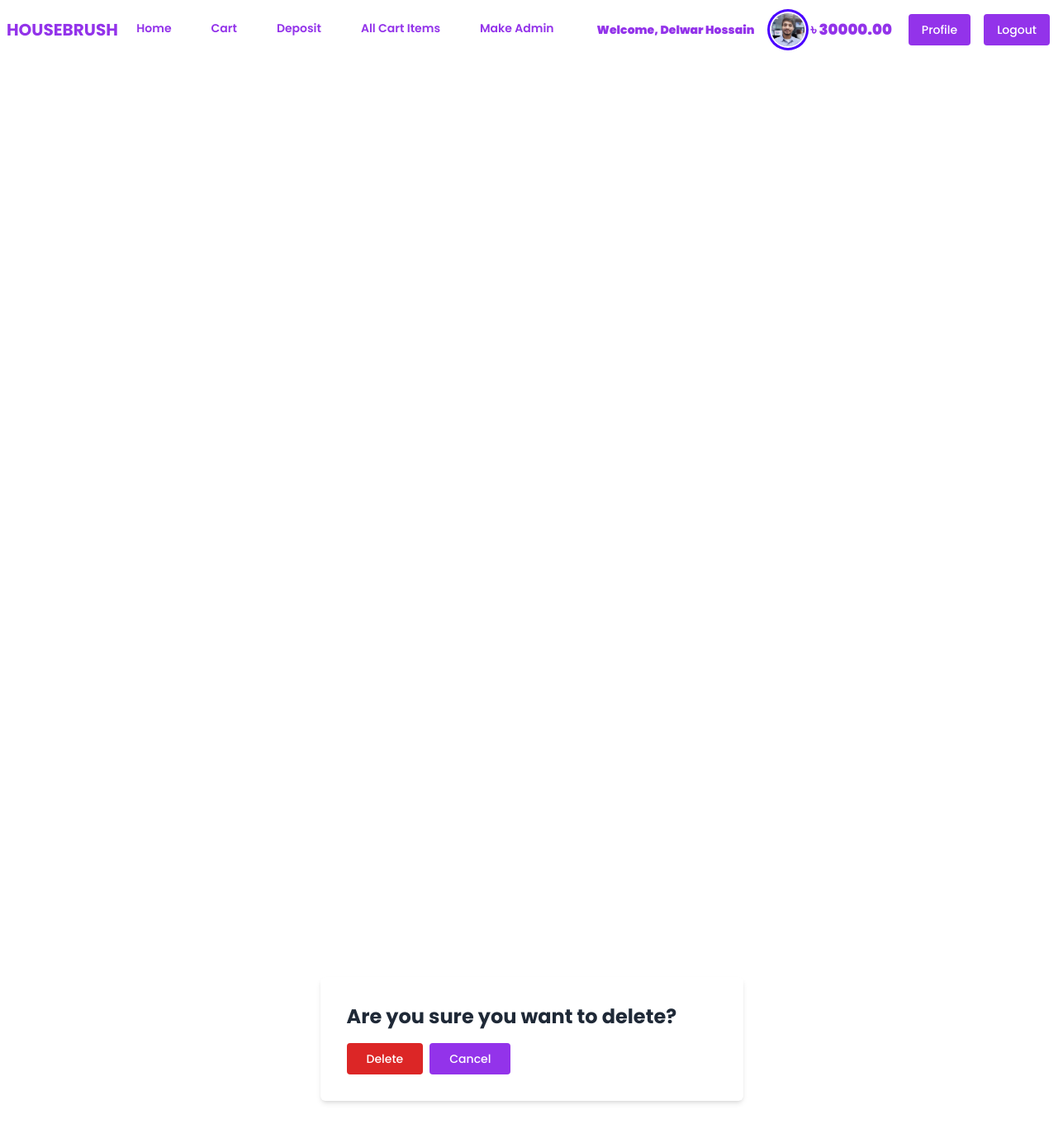
/services/service/27/cancel_service/ (signed in), run on the app's committed database.
### account/models.py (models this page shows, shortened)
class UserAccount(AbstractUser):
    address = models.TextField()
    balance = models.DecimalField( max_digits=12, decimal_places=2, default=0, null=True, blank=True)
    image = models.ImageField(upload_to='account/images/')

### service/views.py (the view, shortened to what this page needs)
# urls.py: path('service/<int:pk>/cancel_service/', CancelServiceView.as_view(), name='cancel'),
class CancelServiceView(LoginRequiredMixin,DeleteView):
    model = Cart
    template_name = 'service/cancel.html'
    success_url = reverse_lazy('cart')

### service/templates/service/cancel.html (shortened to what this page needs)
{% extends "base.html" %}
{% load crispy_forms_tags %}
{% block content %}
    <div class="flex items-center justify-center h-screen">
        <form method="post" class="w-2/5 p-8 bg-white shadow-md rounded-md">
            <h1 class="text-2xl font-bold mb-4">Are you sure you want to delete?</h1>
            <div class="flex items-center mt-4">
                <input type="submit" value="Delete" class="inline-block font-medium text-sm px-6 py-3 leading-none bg-red-600 rounded text-white border-white hover:border-transparent hover:text-dark hover:bg-purple-600 mt-4 lg:mt-0 cursor-pointer">
                <a href="{% url 'cart' %}" class="mx-2 inline-block font-medium text-sm px-6 py-3 leading-none bg-purple-600 rounded text-white border-white hover:border-transparent hover:text-dark hover:bg-gray-600 mt-4 lg:mt-0">Cancel</a>
            </div>
        </form>
    </div>
{% endblock content %}

### core/templates/navbar.html (shortened to what this page needs)
<div class="navbar bg-base-100">
  <div class="navbar-start">
    <a href="{% url "home" %}" class="text-purple-600 text-xl uppercase font-bold">HouseBrush</a>
  </div>
  <div class="navbar-center hidden lg:flex">
    <ul class="menu menu-horizontal px-1">
      <li>
          <a href="{% url "home" %}" class="block font-semibold mt-4 lg:inline-block lg:mt-0 text-purple-600 hover:text-red-600 hover:font-black mr-4">Home</a>
        </li>
        <li>
          <a href="{% url "cart" %}" class="block font-semibold mt-4 lg:inline-block lg:mt-0 text-purple-600 hover:text-red-600 hover:font-black mr-4">
            Cart
          </a>
        </li>
        <li>
          <a href="{% url 'account:deposit' %}" class="block font-semibold mt-4 lg:inline-block lg:mt-0 text-purple-600 hover:text-red-600 hover:font-black mr-4">Deposit</a>
        </li>
        {% if request.user.is_staff == True %}
        <li>
          <a href="{% url "cart_items" %}" class="block font-semibold mt-4 lg:inline-block lg:mt-0 text-purple-600 hover:text-red-600 hover:font-black mr-4">All Cart Items</a>
        </li>
        <li>
          <a href="{% url 'account:make_admin' %}" class="block font-semibold mt-4 lg:inline-block lg:mt-0 text-purple-600 hover:text-red-600 hover:font-black mr-4">Make Admin</a>
        </li>
        {% endif %}
        {% if request.user.is_authenticated %}
          <div class="flex justify-content-between items-center">
            <div class="text-purple-600 my-auto  font-black px-5">
              Welcome, {{ request.user.first_name }} {{ request.user.last_name }}
            </div>
          <div class="avatar">
              <div class="w-10 rounded-full ring ring-primary ring-offset-base-100 ring-offset-2">
                {% if request.user.image and request.user.image.url %}
                    <img src="{{ request.user.image.url }}" />
                    {% endif %}
              </div>
            </div>
            <h2 class="text-lg text-purple-600 my-auto  font-black px-2">৳ {{request.user.balance}}</h2>
        </div>
        {% endif %}
    </ul>
  </div>
  <div class="navbar-end">
    {% if request.user.is_authenticated %}
    <a href="{% url "account:profile" request.user.id %}" class="mx-2 inline-block font-medium text-sm px-4 py-3 leading-none bg-purple-600 rounded text-white border-white hover:border-transparent hover:text-dark hover:bg-red-600 mt-4 lg:mt-0">Profile</a>
    <a href="{% url "account:logout" %}" class="mx-2 inline-block font-medium text-sm px-4 py-3 leading-none bg-purple-600 rounded text-white border-white hover:border-transparent hover:text-dark hover:bg-red-600 mt-4 lg:mt-0">Logout</a>
    {% endif %}
  </div>
</div>

### data on the page
UserAccount: user.first_name "Delwar", user.last_name "Hossain", user.image (picture), user.balance "30000.00"
